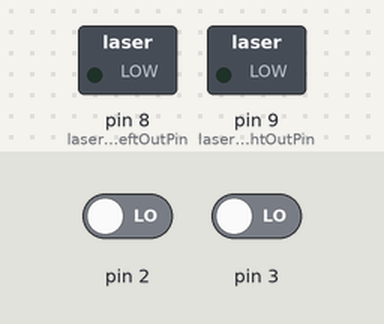
Simulated run of this sketch. Board: Arduino Uno, built with avr-gcc and run on an emulated ATmega328P. Parts: switched loads named in the sketch (green lamp = pin HIGH). Inputs (shaded band) come from the test bench; at power-on: pin 2 LOW, pin 3 LOW. What the sketch prints to the serial monitor is not drawn.

Above: at 1.2 s.
1.3 s: pin 2 driven HIGH
At 1.9 s:
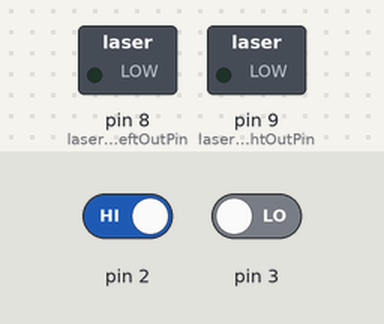
2.8 s: pin 3 driven HIGH
At 3.4 s:
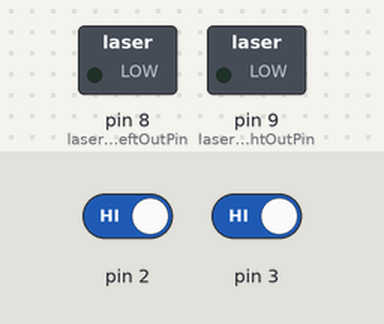
Timing chart, 0 to 5.8 s (numbered marks = the images above; inputs shaded):
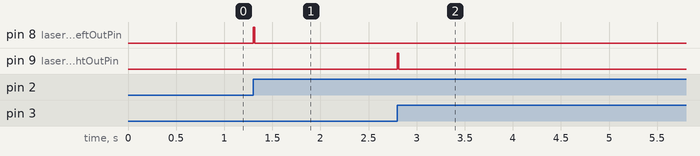

The sketch:

laser_guns.ino
```cpp
int laserLightLeftOutPin = 8;
int laserLightRightOutPin = 9;

volatile int state = LOW;
long debouncing_time = 250; //Debouncing Time in Milliseconds

volatile unsigned long lastMicrosLeft;
volatile unsigned long lastMicrosRight;

int laserLeftMidiNote = 0x2E;
int laserRightMidiNote = 0x2F;

void setup() {
  Serial.begin(31250);
  sendNoteOn(laserLeftMidiNote);
  sendNoteOn(laserRightMidiNote);
  pinMode(laserLightLeftOutPin, OUTPUT);
  pinMode(laserLightRightOutPin, OUTPUT);
  attachInterrupt(0, debounceInterruptLeft, RISING);
  attachInterrupt(1, debounceInterruptRight, RISING);
}

void loop() {
  //nothing yet

}

void debounceInterruptLeft() {
  if((long)(micros() - lastMicrosLeft) >= debouncing_time * 1000) {
    playLaser(laserLeftMidiNote);
    turnOnLaser(laserLightLeftOutPin);
    lastMicrosLeft = micros();
  }
}

void debounceInterruptRight() {
  if((long)(micros() - lastMicrosRight) >= debouncing_time * 1000) {
    playLaser(laserRightMidiNote);
    turnOnLaser(laserLightRightOutPin);
    lastMicrosRight = micros();
  }
}

void turnOnLaser(int laserPin) {
  digitalWrite(laserPin,HIGH);
  delay(3000);
  digitalWrite(laserPin,LOW);
}

void playLaser(int note) {
  sendNoteOn(note);
  sendNoteOff(note);
}

void sendNoteOn(int note) {
  // Channel: 0x90, Note (B1flat): 0x2E, Velocity: 0x7E
  // send note ON
  Serial.write(0x90);
  Serial.write(note);
  Serial.write(0x7E);
}

void sendNoteOff(int note) {
   // send a note OFF
  Serial.write(0x80);
  Serial.write(note);
  Serial.write(0x00);
}
```

Measured:
- after the input at 1.3 s, pin 8 (laserLightLeftOutPin): LOW → HIGH at once, → LOW 0.02 s later
- after the input at 2.8 s, pin 9 (laserLightRightOutPin): LOW → HIGH at once, → LOW 0.02 s later
